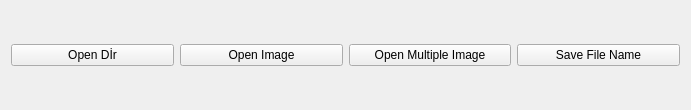
<?xml version="1.0" encoding="UTF-8"?>
<ui version="4.0">
 <class>Widget</class>
 <widget class="QWidget" name="Widget">
  <property name="geometry">
   <rect>
    <x>0</x>
    <y>0</y>
    <width>691</width>
    <height>110</height>
   </rect>
  </property>
  <property name="windowTitle">
   <string>Widget</string>
  </property>
  <layout class="QHBoxLayout" name="horizontalLayout">
   <item>
    <widget class="QPushButton" name="dir_button">
     <property name="text">
      <string>Open Dİr</string>
     </property>
    </widget>
   </item>
   <item>
    <widget class="QPushButton" name="images_button">
     <property name="text">
      <string>Open Image</string>
     </property>
    </widget>
   </item>
   <item>
    <widget class="QPushButton" name="multiple_images_button">
     <property name="text">
      <string>Open Multiple Image</string>
     </property>
    </widget>
   </item>
   <item>
    <widget class="QPushButton" name="get_save_name_buton">
     <property name="text">
      <string>Save File Name</string>
     </property>
    </widget>
   </item>
  </layout>
 </widget>
 <resources/>
 <connections/>
</ui>
